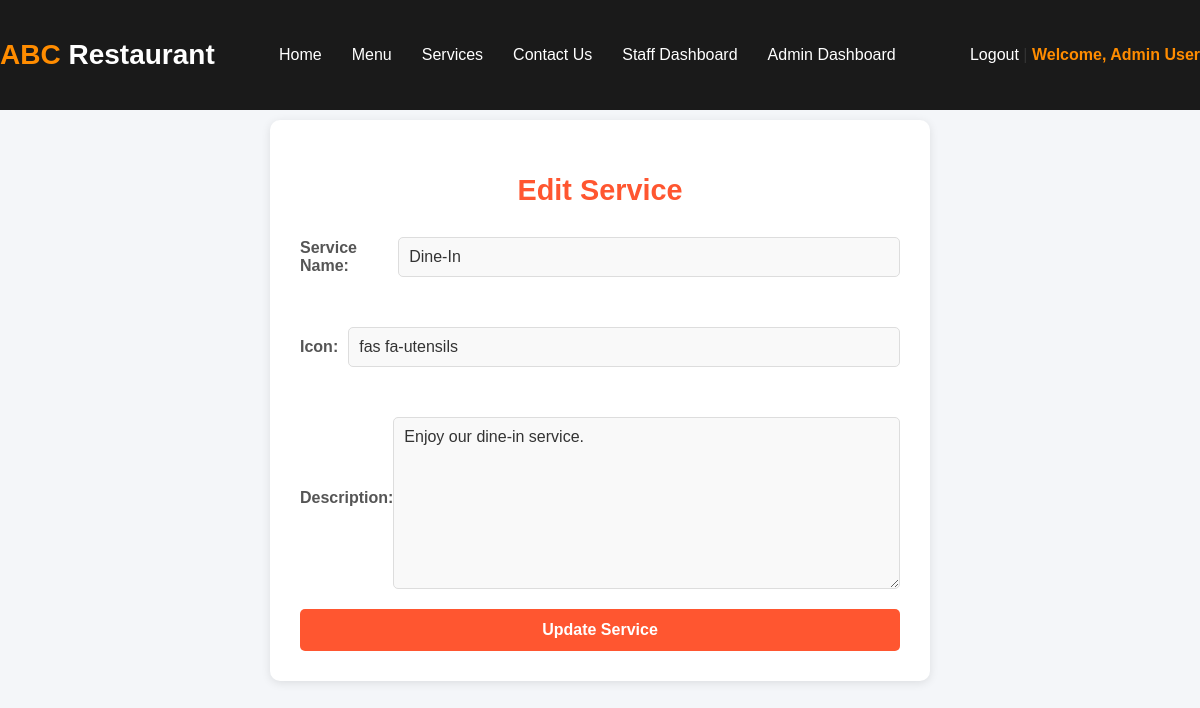
Screenshot of /edit_service.php?id=1 (signed in) with the database file from the repository.
### tables this page shows
CREATE TABLE `services` (
  `service_id` int(11) NOT NULL AUTO_INCREMENT,
  `name` varchar(255) NOT NULL,
  `icon` varchar(255) DEFAULT NULL,
  `description` text NOT NULL,
  PRIMARY KEY (`service_id`)
);

### edit_service.php (the view, shortened to what this page needs)
<?php
$db = Database::getInstance();
$conn = $db->getConnection();
if (isset($_GET['id'])) {
    $service_id = $_GET['id'];
    $result = $conn->query("SELECT * FROM services WHERE service_id = $service_id");
    $service = $result->fetch_assoc();
} else {
    header("Location: admin_dashboard.php");
}
?>
<!DOCTYPE html>
<html lang="en">
<head>
    <link rel="stylesheet" href="styles.css">
</head>
<body>
    <header>
        <?php include 'navbar.php'; ?>
    </header>
    <section class="edit-section">
        <h2>Edit Service</h2>
        <form action="edit_service.php?id=<?php echo $service_id; ?>" method="post">
            <div class="input-group">
                <label for="name">Service Name:</label>
                <input type="text" id="name" name="name" value="<?php echo htmlspecialchars($service['name']); ?>" required>
            </div>
            <div class="input-group">
                <label for="icon">Icon:</label>
                <input type="text" id="icon" name="icon" value="<?php echo htmlspecialchars($service['icon']); ?>" required>
            </div>
            <div class="input-group">
                <label for="description">Description:</label>
                <textarea id="description" name="description" required><?php echo htmlspecialchars($service['description']); ?></textarea>
            </div>
            <button type="submit">Update Service</button>
        </form>
    </section>
</body>
</html>

### styles.css (style rules this page uses)
body { font-family: 'Segoe UI', Tahoma, Geneva, Verdana, sans-serif; margin: 0; padding: 0; background-color: #f4f4f4; color: #333; }
header { background-color: #1a1a1a; padding: 20px 0; text-align: center; position: fixed; width: 100%; top: 0; z-index: 1000; }
.input-group { margin-bottom: 8px; display: flex; align-items: center; }
.input-group input, .input-group select { width: 100%; padding: 8px; border: 1px solid #ccc; border-radius: 4px; }
.input-group input[type="text"], .input-group input[type="password"], .input-group input[type="email"], .input-group input[type="phone"] { margin-left: 10px; font-size: 16px; }
input[type="text"], input[type="password"], input[type="email"], input[type="phone"], select { margin-bottom: 10px; }
.input-group { margin-bottom: 15px; }
.input-group textarea { width: 100%; padding: 10px; border: 1px solid #ccc; border-radius: 5px; font-size: 16px; font-family: 'Poppins', sans-serif; }
.input-group { margin-bottom: 20px; text-align: left; }
.input-group label { display: block; font-size: 16px; margin-bottom: 5px; color: #ffc107; }
.input-group input, .input-group select { width: 96%; padding: 10px; border-radius: 5px; border: none; background-color: #495057; color: #fff; }
.input-group { margin-bottom: 20px; position: relative; margin-top: 40px; }
.input-group:first-child { margin-top: 0; }
.input-group label { display: block; font-size: 16px; margin-bottom: 5px; }
.input-group input, .input-group textarea { width: 100%; padding: 10px; border-radius: 5px; border: 1px solid #ccc; background-color: #f8f9fa; color: black; }
.input-group textarea { resize: vertical; height: 100px; }

### edit_service.php (style rules this page uses)
body { font-family: 'Poppins', sans-serif; background-color: #f4f6f9; margin: 0; padding: 0; color: #333; }
.edit-section { background-color: #ffffff; border-radius: 10px; max-width: 600px; margin: 50px auto; margin-top: 10%; padding: 30px; box-shadow: 0 2px 10px rgba(0, 0, 0, 0.1); }
.edit-section h2 { text-align: center; margin-bottom: 30px; color: #ff5630; font-size: 1.8rem; }
.input-group { margin-bottom: 20px; }
.input-group label { display: block; font-weight: bold; margin-bottom: 10px; color: #555; }
.input-group input[type="text"], .input-group textarea { width: 100%; padding: 10px; border: 1px solid #ddd; border-radius: 5px; font-size: 1rem; color: #333; background-color: #f9f9f9; transition: border-color 0.3s ease; }
.input-group textarea { resize: vertical; min-height: 150px; }
button[type="submit"] { width: 100%; padding: 12px 20px; background-color: #ff5630; color: #fff; font-size: 1rem; font-weight: bold; border: none; border-radius: 5px; cursor: pointer; transition: background-color 0.3s ease; }

### rows the page displays
services: name "Dine-In", icon "fas fa-utensils", description "Enjoy our dine-in service."

### other values shown
$_SESSION['name'] "Admin User"
